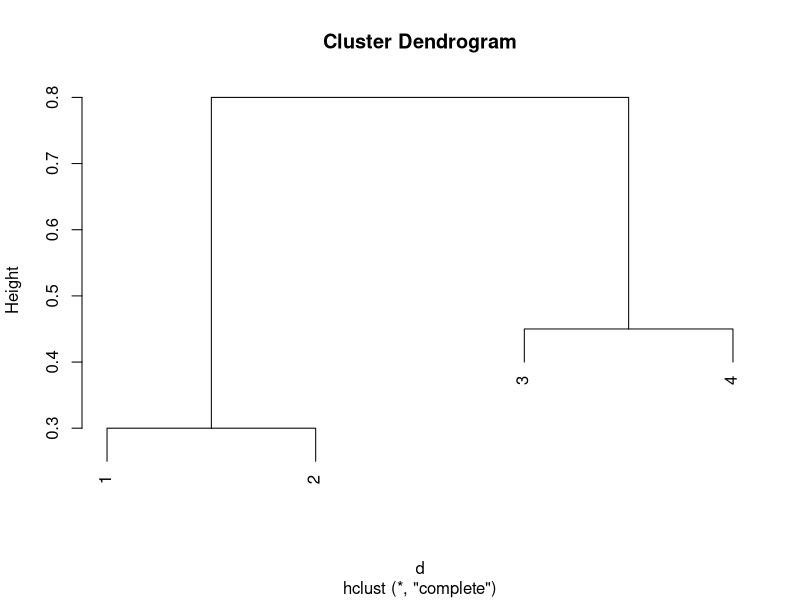

Write the R code that produced this figure.
d = as.dist(matrix(c(0, 0.3, 0.4, 0.7, 
                     0.3, 0, 0.5, 0.8,
                     0.4, 0.5, 0.0, 0.45,
                     0.7, 0.8, 0.45, 0.0), nrow=4))
plot(hclust(d, method="complete"))